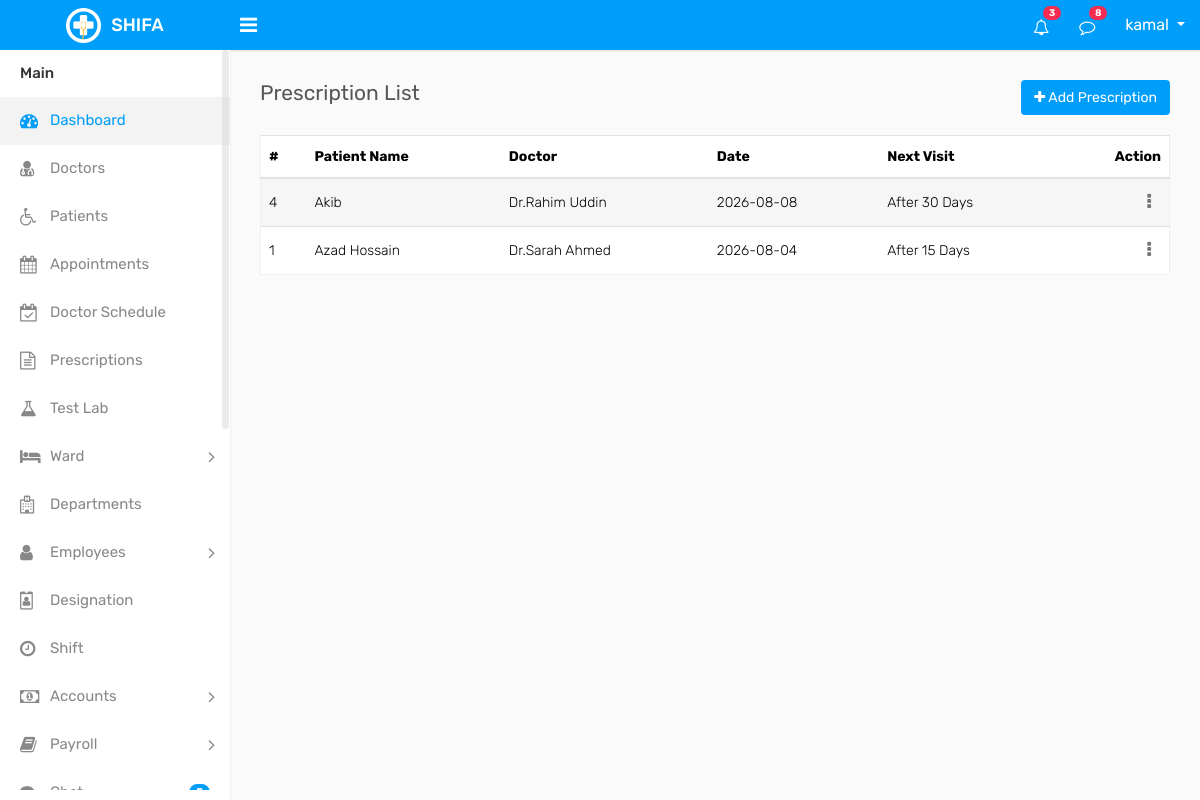
The app's page /prescription/prescription_list.php (signed in), older data.
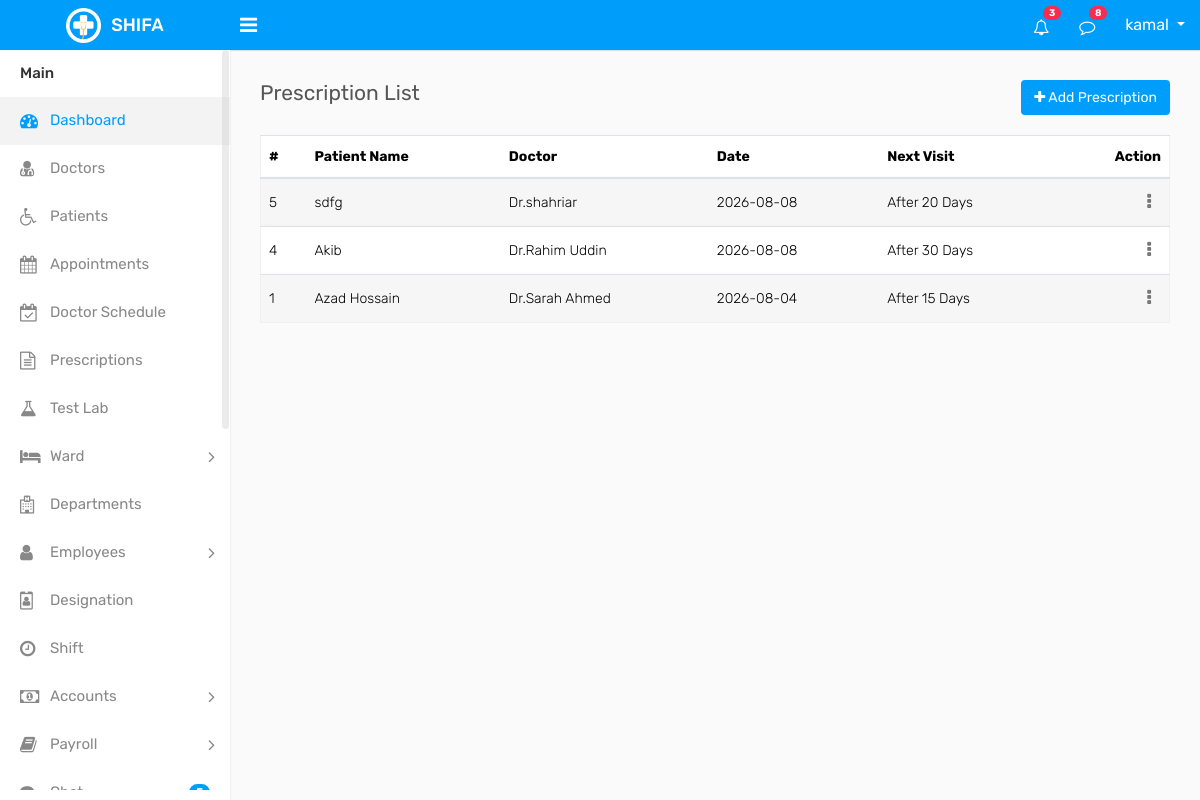
The same page, newer data.
### tables this page shows
CREATE TABLE `prescriptions` (
  `id` int(11) NOT NULL,
  `patient_id` int(11) NOT NULL,
  `doctor_id` int(11) NOT NULL,
  `Obj_date` date NOT NULL,
  `Cc` text DEFAULT NULL,
  `Dx` text DEFAULT NULL,
  `Inv` text DEFAULT NULL,
  `medicines` longtext DEFAULT NULL,
  `additional_notes` text DEFAULT NULL,
  `Weight` varchar(20) DEFAULT NULL,
  `Next_visit_day` int(11) DEFAULT NULL
);

CREATE TABLE `patients` (
  `id` int(11) NOT NULL,
  `name` varchar(100) DEFAULT NULL,
  `gender` int(3) DEFAULT NULL COMMENT '1=male,2=female,3=others',
  `age` int(2) DEFAULT NULL,
  `blood_group` int(6) DEFAULT NULL,
  `phone` varchar(20) DEFAULT NULL,
  `email` varchar(100) DEFAULT NULL,
  `address` varchar(200) DEFAULT NULL,
  `discount_percent` decimal(5,2) DEFAULT 0.00,
  `emergency_contact` varchar(20) DEFAULT NULL,
  `created_at` timestamp NOT NULL DEFAULT current_timestamp(),
  `updated_at` timestamp NOT NULL DEFAULT current_timestamp() ON UPDATE current_timestamp(),
  `deleted_at` datetime DEFAULT NULL,
  `created_by` int(11) DEFAULT NULL,
  `updated_by` int(11) DEFAULT NULL
);

CREATE TABLE `doctors` (
  `id` int(11) NOT NULL,
  `department_id` int(11) NOT NULL,
  `designation_id` int(11) NOT NULL,
  `shift_id` int(11) NOT NULL,
  `name` varchar(100) DEFAULT NULL,
  `gender` int(11) DEFAULT NULL COMMENT '1=male,2=female,3=others',
  `specialization` varchar(100) DEFAULT NULL,
  `qualification` varchar(100) DEFAULT NULL,
  `experience` int(11) DEFAULT NULL,
  `phone` varchar(20) DEFAULT NULL,
  `email` varchar(100) DEFAULT NULL,
  `address` text DEFAULT NULL,
  `status` int(2) NOT NULL COMMENT '0=inactive,1=active',
  `created_at` timestamp NOT NULL DEFAULT current_timestamp(),
  `updated_at` timestamp NOT NULL DEFAULT current_timestamp() ON UPDATE current_timestamp(),
  `deleted_at` datetime DEFAULT NULL
);

### prescription/prescription_list.php (the view, shortened to what this page needs)
<?php require_once "../component/header.php";?>
<?php require_once "../component/sidebar.php";?>
<?php require_once "../component/connection.php";?>
<?php
$conn = $crud->conn;
$sql = "SELECT p.*, pt.name as patient_name, d.name as doctor_name
        FROM prescriptions p
        LEFT JOIN patients pt ON p.patient_id = pt.id
        LEFT JOIN doctors d ON p.doctor_id = d.id
        ORDER BY p.id DESC";
$result = $conn->query($sql);
?>
<div class="page-wrapper">
    <div class="content">
        <div class="row">
            <div class="col-sm-4 col-3">
                <h4 class="page-title">Prescription List</h4>
            </div>
            <div class="col-sm-8 col-9 text-right m-b-20">
                <a href="add_prescription.php" class="btn btn-primary">
                    <i class="fa fa-plus"></i> Add Prescription
                </a>
            </div>
        </div>
        <div class="row">
            <div class="col-md-12">
                <div class="table-responsive">
                    <table class="table table-striped custom-table mb-0">
                        <thead>
                            <tr>
                                <th>#</th>
                                <th>Patient Name</th>
                                <th>Doctor</th>
                                <th>Date</th>
                                <th>Next Visit</th>
                                <th class="text-right">Action</th>
                            </tr>
                        </thead>
                        <tbody>
                        <?php
                        if($result && $result->num_rows > 0){
                            while($row = $result->fetch_assoc()){
                        ?>
                            <tr>
                                <td><?php echo $row['id'];?></td>
                                <td><?php echo $row['patient_name'];?></td>
                                <td> <?php echo $row['doctor_name'];?></td>
                                <td><?php echo $row['Obj_date'];?></td>
                                <td>After <?php echo $row['Next_visit_day'];?> Days</td>
                                <td class="text-right">
                                    <div class="dropdown dropdown-action">
                                        <a href="#" class="action-icon dropdown-toggle" data-toggle="dropdown"><i class="fa fa-ellipsis-v"></i></a>
                                    </div>
                                </td>
                            </tr>
                        <?php
                            }
                        } else {
                            echo "<tr><td colspan='6' class='text-center'>No Data Found</td></tr>";
                        }
                        ?>
                        </tbody>
                    </table>
                </div>
            </div>
        </div>
    </div>
</div>
<?php require_once "../component/footer.php";?>

Row changes from the older to the newer data that the page shows:
added prescriptions: id "5", patient.name "sdfg", doctor.name "Dr.shahriar", Obj_date "2026-08-08", Next_visit_day "20"
